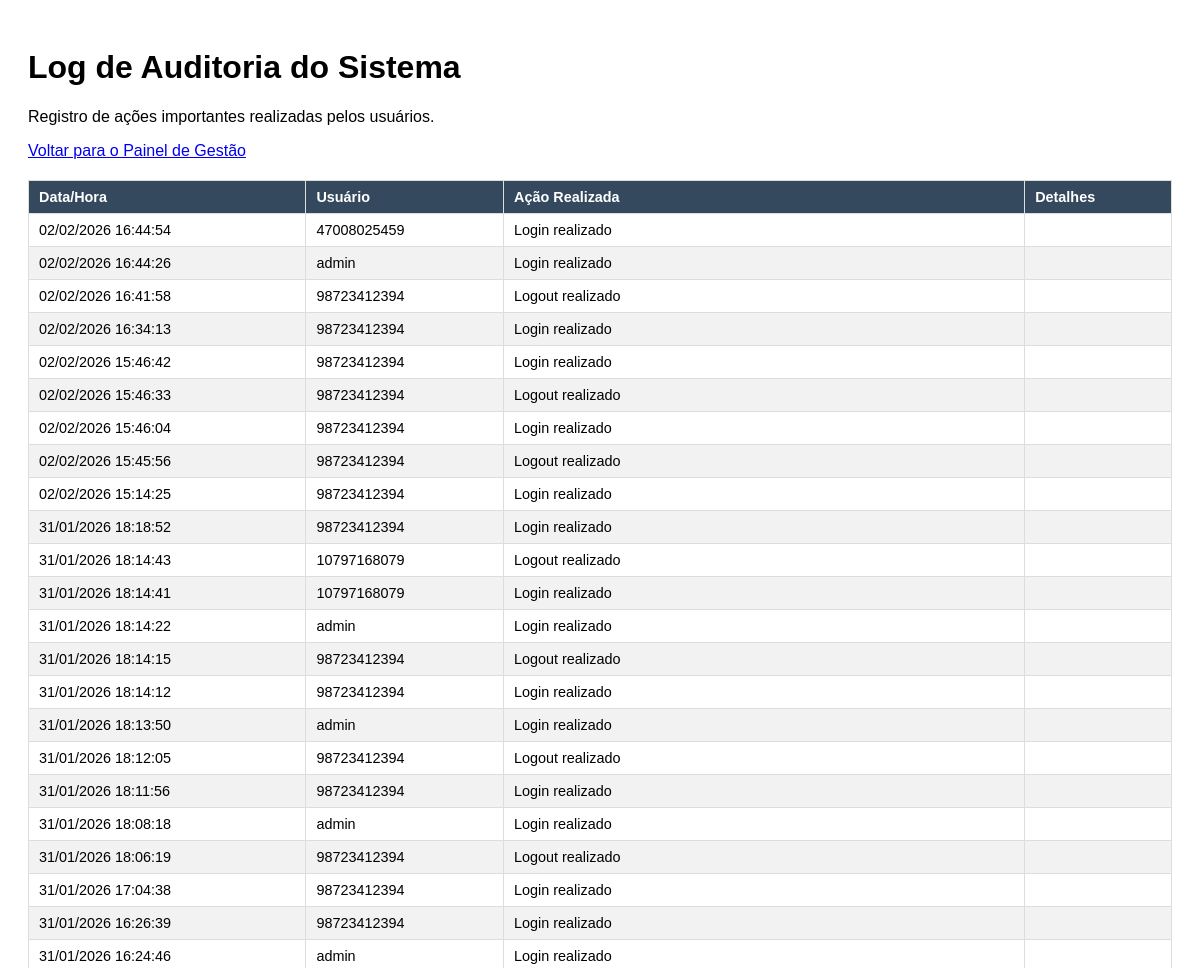
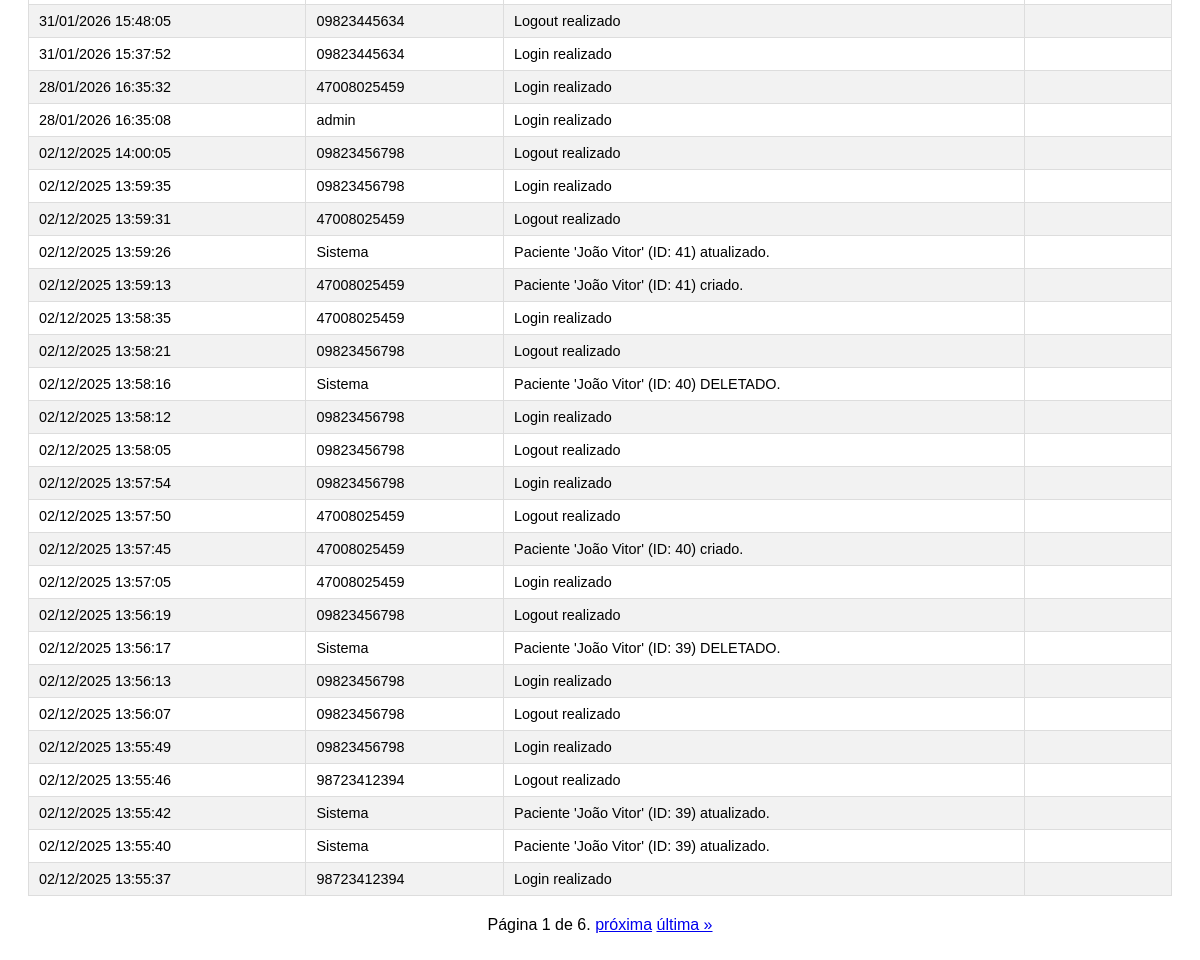
Before: /master/gestao/log-auditoria/ (signed in) with the older database file (2 pictures, top to bottom).
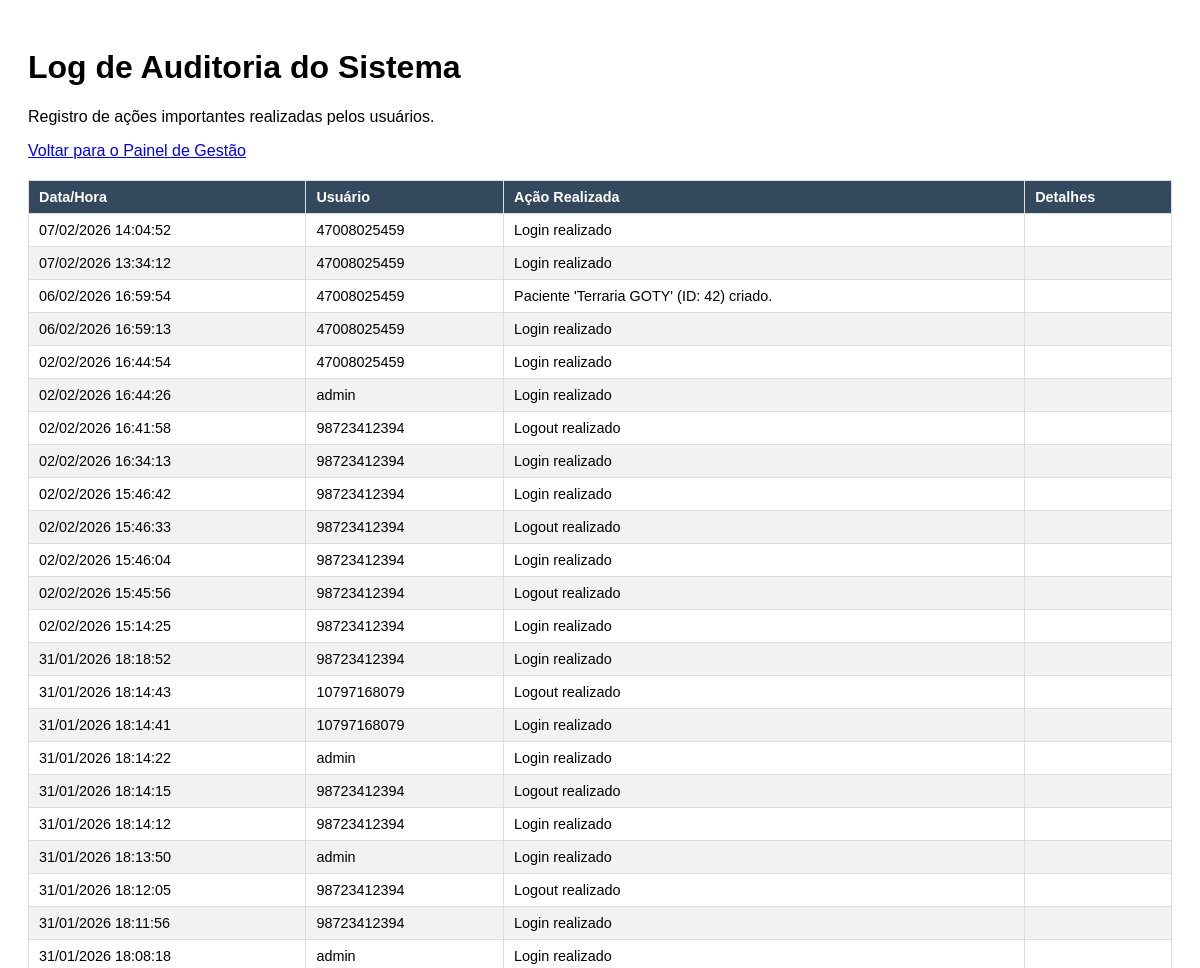
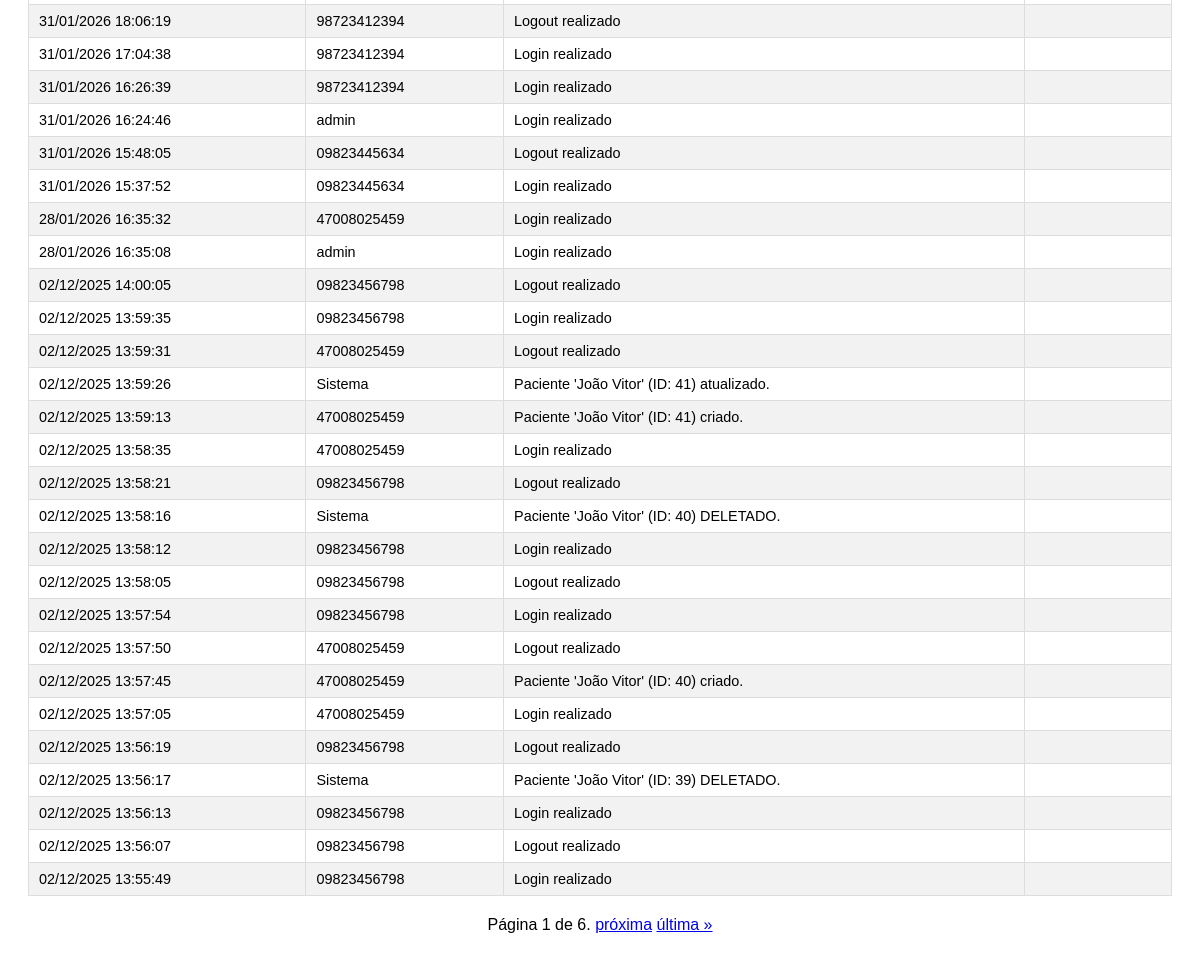
After: the same page with the newer database file (2 pictures, top to bottom).
### triagem/models.py (models this page shows, shortened)
class LogAcao(models.Model):
    unidade_saude = models.ForeignKey(UnidadeSaude, on_delete=models.CASCADE, null=True) # Campo OBRIGATÓRIO
    usuario = models.ForeignKey(
        settings.AUTH_USER_MODEL,
        on_delete=models.SET_NULL, # Mantém o log mesmo se o usuário for deletado
        null=True,
        blank=True,
        verbose_name="Usuário"
    )
    acao = models.CharField(max_length=255, verbose_name="Ação Realizada")
    detalhes = models.TextField(blank=True, null=True, verbose_name="Detalhes Adicionais")
    timestamp = models.DateTimeField(auto_now_add=True, verbose_name="Data/Hora")
    class Meta:
        ordering = ['-timestamp'] # Ordena do mais recente para o mais antigo
        verbose_name = "Registro de Auditoria"
        verbose_name_plural = "Registros de Auditoria"

class CustomUser(AbstractUser):
    unidade_saude = models.ForeignKey(UnidadeSaude, on_delete=models.CASCADE, null=True) # Campo OBRIGATÓRIO
    class TipoUsuario(models.TextChoices):
        ATENDENTE = 'ATENDENTE', 'Atendente'
        MEDICO = 'MEDICO', 'Médico'
        ENFERMEIRO = 'ENFERMEIRO', 'Enfermeiro'
        ADMIN = 'ADMIN', 'Admin'
    UF_CHOICES = [
        ('AC', 'AC'), ('AL', 'AL'), ('AP', 'AP'), ('AM', 'AM'), ('BA', 'BA'),
        ('CE', 'CE'), ('DF', 'DF'), ('ES', 'ES'), ('GO', 'GO'), ('MA', 'MA'),
        ('MT', 'MT'), ('MS', 'MS'), ('MG', 'MG'), ('PA', 'PA'), ('PB', 'PB'),
        ('PR', 'PR'), ('PE', 'PE'), ('PI', 'PI'), ('RJ', 'RJ'), ('RN', 'RN'),
        ('RS', 'RS'), ('RO', 'RO'), ('RR', 'RR'), ('SC', 'SC'), ('SP', 'SP'),
        ('SE', 'SE'), ('TO', 'TO'),
    ]
    Especializacoes = [
        ('CLINICA_GERAL', 'Clínica Geral'),
        ('CARDIOLOGIA', 'Cardiologia'),
        ('ORTOPEDIA', 'Ortopedia'),
        ('PEDIATRIA', 'Pediatria'),
        ('NEUROLOGIA', 'Neurologia'),
        ('OUTRA', 'Outra')
    ]
    nome_completo = models.CharField(max_length=255)
    email = models.EmailField(unique=True)
    cpf = models.CharField(max_length=14, unique=True)
    telefone = models.CharField(max_length=20, blank=True, null=True)
    tipo_usuario = models.CharField(max_length=20, choices=TipoUsuario.choices, default=TipoUsuario.ATENDENTE)
    crm = models.CharField(max_length=20, blank=True, null=True, verbose_name="CRM (Apenas para Médicos)")
    especializacao = models.CharField(max_length=50, choices=Especializacoes,blank=True,null=True)
    coren = models.CharField(max_length=20, blank=True, null=True, verbose_name="COREN (Apenas para Téc. de Enfermagem)")
    uf_registro = models.CharField(max_length=2, choices=UF_CHOICES, blank=True, null=True, verbose_name="UF do Registro Profissional")
    foto_perfil = models.ImageField(upload_to='fotos_perfil/', default='fotos_perfil/default.jpg', null=True,blank=True,verbose_name="Foto de Perfil")
    USERNAME_FIELD = 'username'
    REQUIRED_FIELDS = ['email', 'nome_completo', 'cpf']

### triagem/decorators.py (the view)
    def _wrapped_view(request, *args, **kwargs):
        if not (request.user.is_superuser or (request.user.is_authenticated and request.user.tipo_usuario == 'ADMIN')):
            raise PermissionDenied
        return view_func(request, *args, **kwargs)

### triagem/views.py (called while the page is built)
@login_required
@admin_required # Protege a view
def log_auditoria_view(request):
    unidade_atual = request.user.unidade_saude
    log_list = LogAcao.objects.filter(unidade_saude=unidade_atual) # Pega todos os logs (já ordenados pelo Meta)
    paginator = Paginator(log_list, 50) # Mostra 50 logs por página
    page_number = request.GET.get('page')
    page_obj = paginator.get_page(page_number)
    context = {
        'page_obj': page_obj,
        'pagina_ativa': 'gestao', # Ou crie um 'log' se quiser
    }
    return render(request, 'site/log_auditoria.html', context)

### triagem/templates/site/log_auditoria.html (shortened to what this page needs)
<!DOCTYPE html>
<html lang="pt-br">
<head>
</head>
<body>
    <h1>Log de Auditoria do Sistema</h1>
    <p>Registro de ações importantes realizadas pelos usuários.</p>
    <p><a href="{% url 'hosp:painel_gestao' %}">Voltar para o Painel de Gestão</a></p>
    <table>
        <thead>
            <tr>
                <th>Data/Hora</th>
                <th>Usuário</th>
                <th>Ação Realizada</th>
                <th>Detalhes</th>
            </tr>
        </thead>
        <tbody>
            {% for log in page_obj %}
            <tr>
                <td>{{ log.timestamp|date:"d/m/Y H:i:s" }}</td>
                <td>{{ log.usuario.username|default:"Sistema" }}</td>
                <td>{{ log.acao }}</td>
                <td>{{ log.detalhes|default:"" }}</td>
            </tr>
            {% empty %}
            <tr>
                <td colspan="4" style="text-align: center;">Nenhum registro de auditoria encontrado.</td>
            </tr>
            {% endfor %}
        </tbody>
    </table>
    <div class="pagination">
        <span class="step-links">
            <span class="current">
                Página {{ page_obj.number }} de {{ page_obj.paginator.num_pages }}.
            </span>
            {% if page_obj.has_next %}
                <a href="?page={{ page_obj.next_page_number }}">próxima</a>
                <a href="?page={{ page_obj.paginator.num_pages }}">última &raquo;</a>
            {% endif %}
        </span>
    </div>
</body>
</html>

Changed rows visible on the page:
no longer on this page (row unchanged): LogAcao: timestamp "02/12/2025 13:55:46", usuario.username "98723412394", acao "Logout realizado"
no longer on this page (row unchanged): LogAcao: timestamp "02/12/2025 13:55:42", usuario.username "Sistema", acao "Paciente 'João Vitor' (ID: 39) atualizado."
no longer on this page (row unchanged): LogAcao: timestamp "02/12/2025 13:55:40", usuario.username "Sistema", acao "Paciente 'João Vitor' (ID: 39) atualizado."
no longer on this page (row unchanged): LogAcao: timestamp "02/12/2025 13:55:37", usuario.username "98723412394", acao "Login realizado"
added LogAcao: timestamp "07/02/2026 14:04:52", usuario.username "47008025459", acao "Login realizado"
added LogAcao: timestamp "07/02/2026 13:34:12", usuario.username "47008025459", acao "Login realizado"
added LogAcao: timestamp "06/02/2026 16:59:54", usuario.username "47008025459", acao "Paciente 'Terraria GOTY' (ID: 42) criado."
added LogAcao: timestamp "06/02/2026 16:59:13", usuario.username "47008025459", acao "Login realizado"
